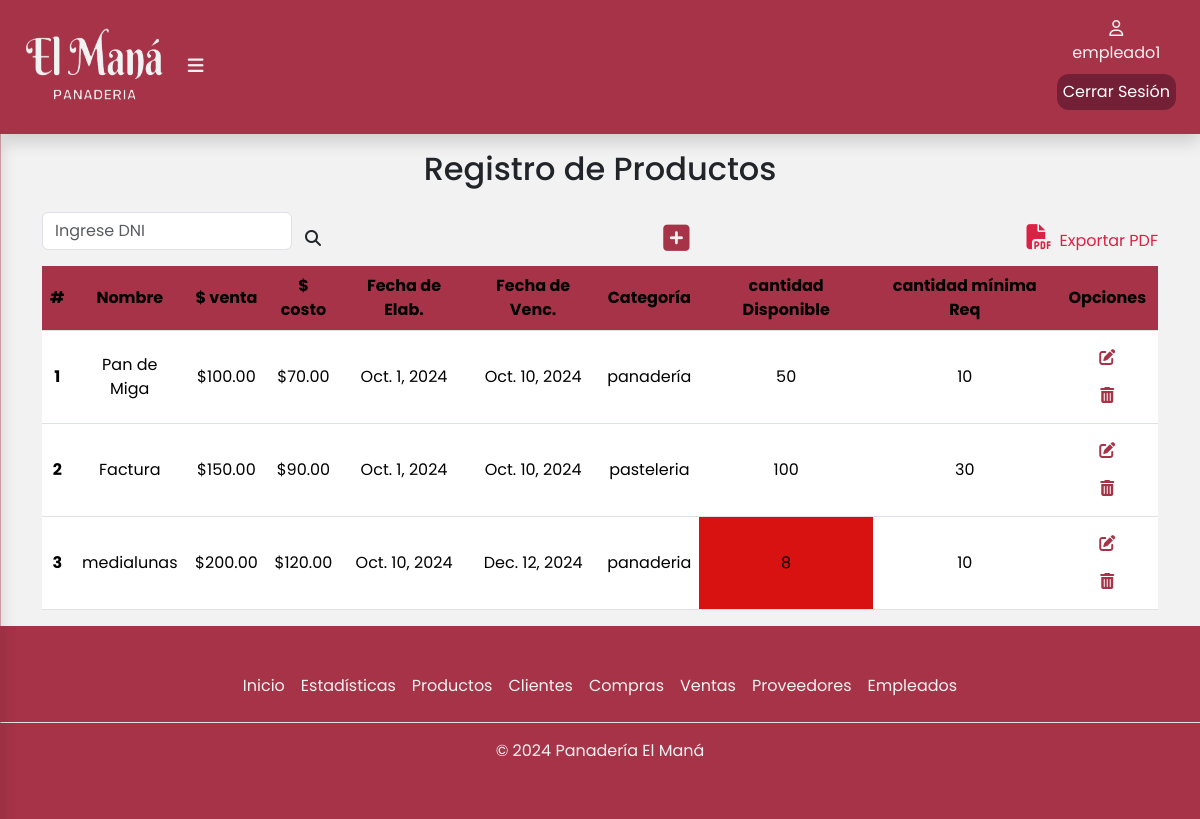
Before: /productos/ (signed in) with the older database file.
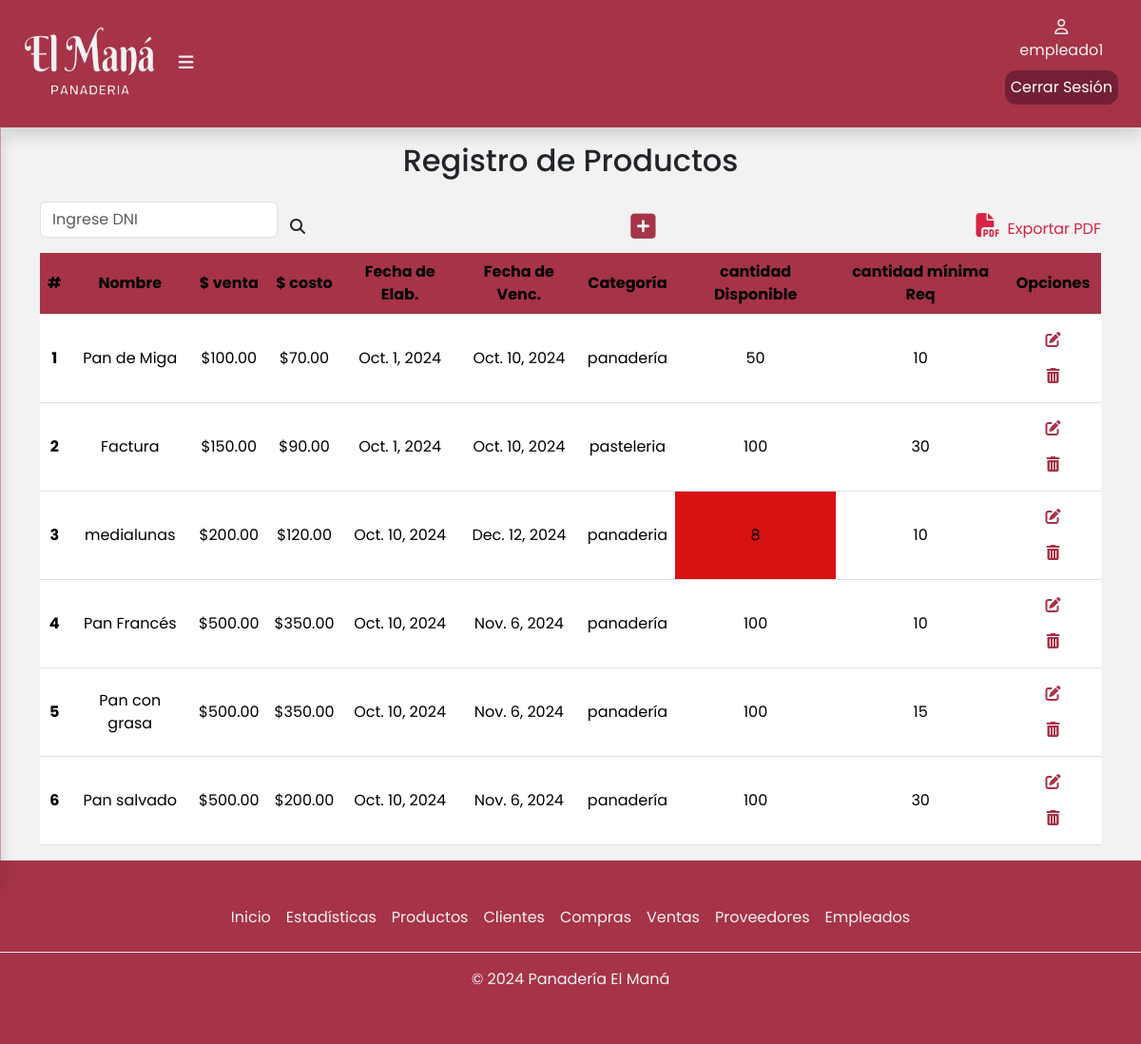
After: the same page with the newer database file.
### apps/productos/models.py (models this page shows, shortened)
class Producto(models.Model):
    CATEGORIAS = [
        ('panadería','Panadería'),
        ('pastelería','Pastelería'),
    ]
    nombre = models.CharField(max_length=50,blank=False,null=False)
    precioDeVenta = models.DecimalField(max_digits=10, decimal_places=2,blank=False,null=False)
    precioDeCosto = models.DecimalField(max_digits=10, decimal_places=2,blank=False,null=False)
    fechaDeElaboracion = models.DateField(blank=False,null=False)
    fechaDeVencimiento = models.DateField(blank=False,null=False)
    categoria = models.CharField(max_length=15,choices=CATEGORIAS,blank=False,null=False)
    cantidadDisponible = models.PositiveIntegerField(blank=False,null=False)
    cantidadMinRequerida = models.PositiveIntegerField(blank=False,null=False)

### apps/productos/views.py (the view)
# urls.py: path('productos/',include('apps.productos.urls')),
@login_required
def productos(request):
    productos = Producto.objects.all()
    return render(request, 'productos/productos.html', {'productos': productos})

### apps/productos/templates/productos/productos.html (shortened to what this page needs)
{%extends 'base/base.html'%}
{% load static %}
{% block contenido %}
<div class="container" id="container-tabla">
    <div class="col-12">
      <h2 class="text-center pb-3">Registro de Productos</h2>
      <div class="busqueda d-flex">
        <form class="d-flex" role="search">
          <input
            class="form-control mb-3"
            type="search"
            placeholder="Ingrese DNI"
            aria-label="buscar"
            id="form-busqueda"
          />
          <button class="btn" type="submit">
            <i
              class="fa-solid fa-magnifying-glass"
              style="font-size: 16px"
            ></i>
          </button>
        </form>
        <div class="btn-modal">
          <button
            type="button"
            class="btn"
            data-bs-toggle="modal"
            data-bs-target="#exampleModal"
          >
            <i
              class="fa-solid fa-square-plus"
              title="Agregar producto"
              style="font-size: 30px"
            >
            </i>
          </button>
        </div>
        <a class="expPdf" href="#"
          ><i class="fa-solid fa-file-pdf px-2" style="font-size: 25px"></i
          >Exportar PDF</a
        >
      </div>
      <div class="table-responsive">
        <table class="table">
          <thead class="bg-table">
            <tr>
              <th scope="col">#</th>
              <th scope="col">Nombre</th>
              <th scope="col">$ venta</th>
              <th scope="col">$ costo</th>
              <th scope="col">Fecha de Elab.</th>
              <th scope="col">Fecha de Venc.</th>
              <th scope="col">Categoría</th>
              <th scope="col">cantidad Disponible</th>
              <th scope="col">cantidad mínima Req</th>
              <th scope="col">Opciones</th>
            </tr>
          </thead>
          <tbody>
            {% for producto in productos %}
            <tr>
                <th scope="row">{{ forloop.counter }}</th>
                <td>{{ producto.nombre }}</td>
                <td>${{ producto.precioDeVenta }}</td>
                <td>${{ producto.precioDeCosto }}</td>
                <td>{{ producto.fechaDeElaboracion }}</td>
                <td>{{ producto.fechaDeVencimiento }}</td>
                <td>{{ producto.categoria }}</td>
                {% if producto.cantidadDisponible <= producto.cantidadMinRequerida %}
                  <td style="background-color: #d81111;">{{ producto.cantidadDisponible }}</td>
                {% else %}
                  <td>{{ producto.cantidadDisponible }}</td>
                {% endif %}
                <td>{{ producto.cantidadMinRequerida }}</td>
                <td>
                    <button class="btn btn-modal">
                        <i class="fa-solid fa-pen-to-square" title="Editar" data-bs-toggle="modal" data-bs-target="#exampleModal"></i>
                    </button>
                    <button class="btn btn-modal">
                        <i class="fa-solid fa-trash-can" title="Eliminar" data-bs-toggle="modal" data-bs-target="#deleteModal"></i>
                    </button>
                </td>
            </tr>
            {% empty %}
            <tr>
                <td colspan="10">No hay productos disponibles.</td>
            </tr>
            {% endfor %}
        </tbody>
        </table>
      </div>
    </div>
  </div>
{% endblock %}

### templates/base/base.html (shortened to what this page needs)
{% load static %}
<!DOCTYPE html>
<html lang="en">
<head>
  <link href="https://cdn.jsdelivr.net/npm/bootstrap@5.3.3/dist/css/bootstrap.min.css" rel="stylesheet"
 />
  <link rel="stylesheet" href="{% static 'css/estilos.css' %}" />
</head>
<body>
  <header>
        <div class="container-fluid shadow">
          <div class="logo">
            <a href="{% url 'inicio:index' %}">
              <img class="logopng" src="{% static 'img/isologo.png' %}" alt="Logo Panadería El Maná" width="140px" height="80px" /></a>
            {% if user.is_authenticated %}
              <label for="btn-menu"><i class="fa-solid fa-bars"></i></label>
            {% endif %}
          </div>
          {% if user.is_authenticated %}
          <div class="d-flex flex-column align-items-center justify-content-center">
            <div class="usuario d-flex flex-column align-items-center justify-content-center">
                <a href="#">
                  <i class="fa-regular fa-user"></i>
                  <p>{{user.username}}</p>
                </a>
            </div>
              <a href="{% url 'logout' %} " id="cerrarSesion">Cerrar Sesión</a>
          </div>
          {% endif %}
        </div>
  </header>
  {% block contenido %}
  {% endblock %}
  <div class="container-footer">
    <footer class="footer py-3 my-4">
      <ul class="nav justify-content-center border-bottom pb-3 mb-3">
        <li class="nav-item">
          <a href="/html/index.html" class="nav-link px-2">Inicio</a>
        </li>
        <li class="nav-item">
          <a href="/html/estadisticas.html" class="nav-link px-2">Estadísticas</a>
        </li>
        <li class="nav-item">
          <a href="/html/productos.html" class="nav-link px-2">Productos</a>
        </li>
        <li class="nav-item">
          <a href="/html/gestion_clientes.html" class="nav-link px-2">Clientes</a>
        </li>
        <li class="nav-item">
          <a href="/html/gestion_compras.html" class="nav-link px-2">Compras</a>
        </li>
        <li class="nav-item">
          <a href="/html/gestion_ventas.html" class="nav-link px-2">Ventas</a>
        </li>
        <li class="nav-item">
          <a href="/html/gestion_proveedores.html" class="nav-link px-2">Proveedores</a>
        </li>
        <li class="nav-item">
          <a href="/html/empleados.html" class="nav-link px-2">Empleados</a>
        </li>
      </ul>
      <p class="text-center">© 2024 Panadería El Maná</p>
    </footer>
  </div>
</body>
</html>

### static/css/estilos.css (style rules this page uses)
body { display: flex; flex-direction: column; min-height: 100vh; margin: 0; font-family: Poppins, sans-serif; background-color: #f2f2f2; }
.container-fluid { position: fixed; background-color: #a63348; padding: 1.5rem; margin-top: auto; display: flex; align-items: center; justify-content: space-between; z-index: 1000; }
.logo { font-size: large; font-weight: 700; padding-right: 5px; }
.usuario { width: 50px; height: 50px; text-align: center; justify-items: center; }
.usuario a { color: #f2f2f2; text-decoration: none; }
.logo .fa-solid { padding-left: 20px; cursor: pointer; }
.container-fluid .logo label i { color: #f2f2f2; }
.container-fluid .usuario { color: #f2f2f2; }
.container-footer { margin-top: auto; background-color: #a63348; color: #f2f2f2; }
.container-footer .footer .nav .nav-item .nav-link { color: #f2f2f2; }
#container-tabla { padding-top: 150px; }
table { text-align: center; }
th, td { vertical-align: middle; }
.bg-table { --bs-table-bg: #a63348; }
form #form-busqueda { width: 250px; }
.expPdf { text-decoration: none; color: #da2244; }
.busqueda { justify-content: space-between; align-items: center; }
.btn-modal .fa-solid { color: #a63348; }
#cerrarSesion { text-decoration: none; color:#ffffff; background-color:#732036; border-radius: 12px; padding: 6px; }

Changed rows visible on the page:
added Producto: nombre "Pan Francés", precioDeVenta "500.00", precioDeCosto "350.00", fechaDeElaboracion "Oct. 10, 2024", fechaDeVencimiento "Nov. 6, 2024", categoria "panadería", cantidadDisponible "100", cantidadMinRequerida "10"
added Producto: nombre "Pan con grasa", precioDeVenta "500.00", precioDeCosto "350.00", fechaDeElaboracion "Oct. 10, 2024", fechaDeVencimiento "Nov. 6, 2024", categoria "panadería", cantidadDisponible "100", cantidadMinRequerida "15"
added Producto: nombre "Pan salvado", precioDeVenta "500.00", precioDeCosto "200.00", fechaDeElaboracion "Oct. 10, 2024", fechaDeVencimiento "Nov. 6, 2024", categoria "panadería", cantidadDisponible "100", cantidadMinRequerida "30"
